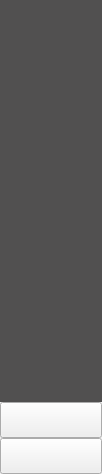
<?xml version="1.0" encoding="UTF-8"?>
<ui version="4.0">
 <class>CategorySmallWidget</class>
 <widget class="QWidget" name="CategorySmallWidget">
  <property name="geometry">
   <rect>
    <x>0</x>
    <y>0</y>
    <width>102</width>
    <height>474</height>
   </rect>
  </property>
  <property name="windowTitle">
   <string>Form</string>
  </property>
  <layout class="QVBoxLayout" name="verticalLayout">
   <property name="spacing">
    <number>0</number>
   </property>
   <property name="leftMargin">
    <number>0</number>
   </property>
   <property name="topMargin">
    <number>0</number>
   </property>
   <property name="rightMargin">
    <number>0</number>
   </property>
   <property name="bottomMargin">
    <number>0</number>
   </property>
   <item>
    <widget class="CategorySmallListView" name="listView">
     <property name="styleSheet">
      <string notr="true">QListView{
border:none;
background-color: rgb(81, 80, 80);
}</string>
     </property>
    </widget>
   </item>
   <item>
    <widget class="QPushButton" name="lastPageButton">
     <property name="minimumSize">
      <size>
       <width>0</width>
       <height>36</height>
      </size>
     </property>
     <property name="maximumSize">
      <size>
       <width>16777215</width>
       <height>36</height>
      </size>
     </property>
     <property name="styleSheet">
      <string notr="true">QPushButton{
border-image: url(:/orderGoodsImage/changePageUp.png);
}

QPushButton:pressed{
border-image: url(:/orderGoodsImage/changePageUp_press.png);
}</string>
     </property>
     <property name="text">
      <string/>
     </property>
    </widget>
   </item>
   <item>
    <widget class="QPushButton" name="nextPageButton">
     <property name="minimumSize">
      <size>
       <width>0</width>
       <height>36</height>
      </size>
     </property>
     <property name="maximumSize">
      <size>
       <width>16777215</width>
       <height>36</height>
      </size>
     </property>
     <property name="styleSheet">
      <string notr="true">QPushButton{
border-image: url(:/orderGoodsImage/changePage.png);
}

QPushButton:pressed{
border-image: url(:/orderGoodsImage/changePage_press.png);
}</string>
     </property>
     <property name="text">
      <string/>
     </property>
    </widget>
   </item>
  </layout>
 </widget>
 <customwidgets>
  <customwidget>
   <class>CategorySmallListView</class>
   <extends>QListView</extends>
   <header>categorysmalllistview.h</header>
  </customwidget>
 </customwidgets>
 <resources/>
 <connections/>
</ui>
